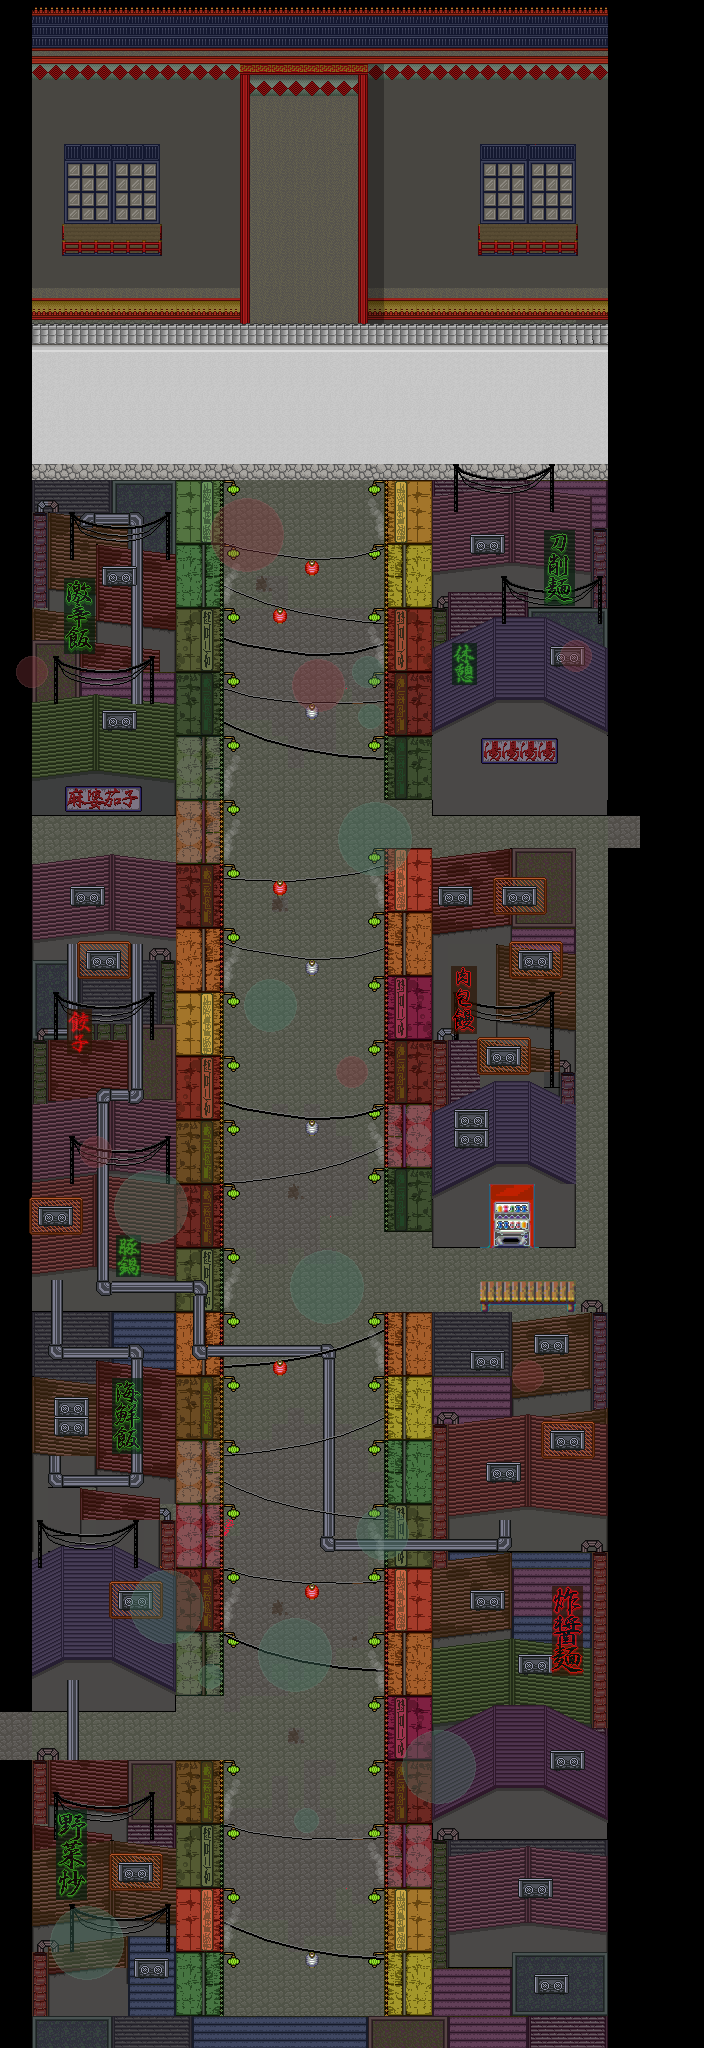

This is a level from a 2D game, rendered from its Tiled map with the project's own tilesets. A one-line summary and the map file follow, with tile-layer data summarised:
An orthogonal 44x128 tile map with 16x16 px tiles, 22 tile layers (Base, tengenrou1, tengenrou2, shadow, ...), 7 tilesets and 89 objects.

<map version="1.0" orientation="orthogonal" renderorder="right-down" width="44" height="128" tilewidth="16" tileheight="16" backgroundcolor="#000000" nextobjectid="136">
 <tileset firstgid="1" name="ed2" tilewidth="16" tileheight="16" tilecount="480" columns="30">
  <image source="ed2.png" trans="aa55ff" width="480" height="256" />
 </tileset>
 <tileset firstgid="481" name="temple_out" tilewidth="16" tileheight="16" tilecount="2016" columns="16">
  <image source="temple_out.png" trans="aa55ff" width="256" height="2016" />
 </tileset>
 <tileset firstgid="2497" name="chinaTown" tilewidth="16" tileheight="16" tilecount="2850" columns="30">
  <image source="chinaTown.png" trans="aa55ff" width="480" height="1520" />
 </tileset>
 <tileset firstgid="5347" name="gendai-soto2_2" tilewidth="16" tileheight="16" tilecount="1920" columns="60">
  <image source="gendai-soto2_2.png" trans="aa55ff" width="960" height="512" />
 </tileset>
 <tileset firstgid="7267" name="death" tilewidth="16" tileheight="16" tilecount="384" columns="24">
  <image source="death.png" width="384" height="256" />
 </tileset>
 <tileset firstgid="7651" name="shopArea" tilewidth="16" tileheight="16" tilecount="851" columns="37">
  <image source="shopArea.png" trans="aa55ff" width="592" height="368" />
 </tileset>
 <tileset firstgid="8502" name="ST-Sewer-01" tilewidth="16" tileheight="16" tilecount="1504" columns="16">
  <image source="ST-Sewer-01.png" width="256" height="1504" />
 </tileset>
 <layer name="Base" width="44" height="128">
  <properties>
   <property name="z" value="-11" />
  </properties>
  <data>[5632 cells, 3826 non-empty, 2 distinct tile ids]</data>
 </layer>
 <layer name="tengenrou1" width="44" height="128">
  <properties>
   <property name="z" value="-11" />
  </properties>
  <data>[5632 cells, 742 non-empty, 77 distinct tile ids]</data>
 </layer>
 <layer name="tengenrou2" width="44" height="128">
  <properties>
   <property name="z" value="-11" />
  </properties>
  <data>[5632 cells, 8 non-empty, 4 distinct tile ids]</data>
 </layer>
 <layer name="shadow" width="44" height="128">
  <properties>
   <property name="z" value="-11" />
  </properties>
  <data>[5632 cells, 17 non-empty, 1 distinct tile ids]</data>
 </layer>
 <layer name="MonoShita" width="44" height="128">
  <properties>
   <property name="z" value="-11" />
  </properties>
  <data>[5632 cells, 894 non-empty, 443 distinct tile ids]</data>
 </layer>
 <layer name="MonoChu" width="44" height="128">
  <properties>
   <property name="z" value="-11" />
  </properties>
  <data>[5632 cells, 820 non-empty, 360 distinct tile ids]</data>
 </layer>
 <layer name="MonoUe" width="44" height="128">
  <properties>
   <property name="z" value="-11" />
  </properties>
  <data>[5632 cells, 923 non-empty, 478 distinct tile ids]</data>
 </layer>
 <layer name="bending" width="44" height="128">
  <properties>
   <property name="z" value="-11" />
  </properties>
  <data>[5632 cells, 16 non-empty, 16 distinct tile ids]</data>
 </layer>
 <layer name="bentch" width="44" height="128">
  <properties>
   <property name="z" value="-11" />
  </properties>
  <data>[5632 cells, 12 non-empty, 12 distinct tile ids]</data>
 </layer>
 <layer name="MonoUe2" width="44" height="128">
  <properties>
   <property name="z" value="-11" />
  </properties>
  <data>[5632 cells, 202 non-empty, 130 distinct tile ids]</data>
 </layer>
 <layer name="MonoUe3" width="44" height="128">
  <properties>
   <property name="z" value="-11" />
  </properties>
  <data>[5632 cells, 360 non-empty, 12 distinct tile ids]</data>
 </layer>
 <layer name="blood" width="44" height="128">
  <properties>
   <property name="z" value="-11" />
  </properties>
  <data>[5632 cells, 343 non-empty, 70 distinct tile ids]</data>
 </layer>
 <layer name="death" width="44" height="128">
  <properties>
   <property name="z" value="-11" />
  </properties>
  <data>[5632 cells, 16 non-empty, 12 distinct tile ids]</data>
 </layer>
 <layer name="hide" width="44" height="128">
  <properties>
   <property name="z" value="-11" />
  </properties>
  <data>[5632 cells, 359 non-empty, 3 distinct tile ids]</data>
 </layer>
 <objectgroup name="collision">
  <properties>
   <property name="z" value="-11" />
  </properties>
  <object id="27" x="384" y="464" width="256" height="352" />
  <object id="30" x="0" y="2016" width="704" height="32" />
  <object id="36" x="0" y="1760" width="224" height="256" />
  <object id="38" x="0" y="480" width="224" height="368" />
  <object id="39" x="0" y="848" width="224" height="864" />
  <object id="44" x="384" y="848" width="160" height="400" />
  <object id="45" x="384" y="1312" width="256" height="704" />
  <object id="47" x="544" y="848" width="32" height="400" />
  <object id="49" x="32" y="448" width="640" height="32" />
  <object id="120" x="608" y="848" width="32" height="464" />
 </objectgroup>
 <objectgroup name="event">
  <object id="50" x="0" y="480" width="32" height="32">
   <properties>
    <property name="EventID" value="1" />
    <property name="trigger" value="0" />
   </properties>
  </object>
  <object id="51" x="224" y="480" width="16" height="16">
   <properties>
    <property name="objID" value="1" />
   </properties>
  </object>
  <object id="52" x="224" y="544" width="16" height="16">
   <properties>
    <property name="objID" value="2" />
   </properties>
  </object>
  <object id="53" x="224" y="608" width="16" height="16">
   <properties>
    <property name="objID" value="3" />
   </properties>
  </object>
  <object id="54" x="224" y="672" width="16" height="16">
   <properties>
    <property name="objID" value="4" />
   </properties>
  </object>
  <object id="55" x="224" y="736" width="16" height="16">
   <properties>
    <property name="objID" value="5" />
   </properties>
  </object>
  <object id="56" x="224" y="800" width="16" height="16">
   <properties>
    <property name="objID" value="6" />
   </properties>
  </object>
  <object id="57" x="224" y="864" width="16" height="16">
   <properties>
    <property name="objID" value="7" />
   </properties>
  </object>
  <object id="58" x="224" y="928" width="16" height="16">
   <properties>
    <property name="objID" value="8" />
   </properties>
  </object>
  <object id="59" x="224" y="992" width="16" height="16">
   <properties>
    <property name="objID" value="9" />
   </properties>
  </object>
  <object id="60" x="224" y="1056" width="16" height="16">
   <properties>
    <property name="objID" value="10" />
   </properties>
  </object>
  <object id="61" x="224" y="1120" width="16" height="16">
   <properties>
    <property name="objID" value="11" />
   </properties>
  </object>
  <object id="62" x="224" y="1184" width="16" height="16">
   <properties>
    <property name="objID" value="12" />
   </properties>
  </object>
  </objectgroup>
 <objectgroup name="path">
  <!-- 4 objects omitted --></objectgroup>
 <layer name="dustypipe" width="44" height="128">
  <data>[5632 cells, 116 non-empty, 6 distinct tile ids]</data>
 </layer>
 <layer name="tyoutin" width="44" height="128">
  <data>[5632 cells, 45 non-empty, 2 distinct tile ids]</data>
 </layer>
 <layer name="line" width="44" height="128">
  <data>[5632 cells, 405 non-empty, 201 distinct tile ids]</data>
 </layer>
 <layer name="pipe" width="44" height="128">
  <data>[5632 cells, 52 non-empty, 8 distinct tile ids]</data>
 </layer>
 <layer name="dustyline" width="44" height="128">
  <data>[5632 cells, 478 non-empty, 56 distinct tile ids]</data>
 </layer>
 <layer name="neon" width="44" height="128">
  <data>[5632 cells, 114 non-empty, 114 distinct tile ids]</data>
 </layer>
 <layer name="CharaUe5" width="44" height="128">
  <data>[5632 cells, 9 non-empty, 2 distinct tile ids]</data>
 </layer>
 <layer name="light" width="44" height="128">
  <data>[5632 cells, 294 non-empty, 100 distinct tile ids]</data>
 </layer>
</map>
<!-- 66 of 89 objects omitted -->
